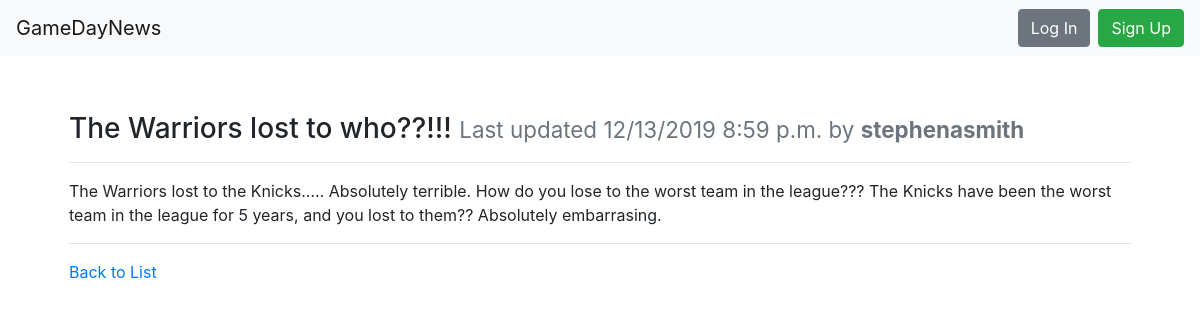
/the-warriors-lost-to-who/, run on the app's committed database.
### news/models.py (models this page shows, shortened)
class Article(models.Model):
    title = models.CharField(max_length=200, unique=True)
    author = models.ForeignKey(User, on_delete=models.PROTECT)
    slug = models.CharField(max_length=200, blank=True, editable=False)
    content = models.TextField(
        help_text="Write the content of your page here.")
    created = models.DateTimeField(auto_now_add=True)
    modified = models.DateTimeField(auto_now=True)

### news/views.py (the view)
# urls.py: path('<str:slug>/', ArticleDetailView.as_view(), name='news-details-page'),
class ArticleDetailView(DetailView):
    model = Article
    def get(self, request, slug):
        article = get_object_or_404(Article, slug=slug)
        return render(request, 'page.html', context={'article': article})

### news/templates/page.html
{% extends "base.html" %}
{% block content %}
  <div class="row">
    <div class="col m-4">
      <h3>{{ article.title }} <small class="text-muted">Last updated {{ article.modified|date:"SHORT_DATETIME_FORMAT" }} by <b>{{ article.author.username }}</b></small></h3>
      <hr>
      <p>{{ article.content|linebreaksbr }}</p>
      <hr>
      <a href="{% url 'news-list-page' %}">Back to List</a>
    </div>
  </div>
{% endblock %}

### data on the page
Article: title "The Warriors lost to who??!!!", modified "12/13/2019 8:59 p.m.", author.username "stephenasmith", content "The Warriors lost to the Knicks..... Absolutely terrible. How do you lose to the worst team in the league??? The Knicks have been the worst team in the league for 5 years, and you lost to them?? Absolutely embarrasing."
